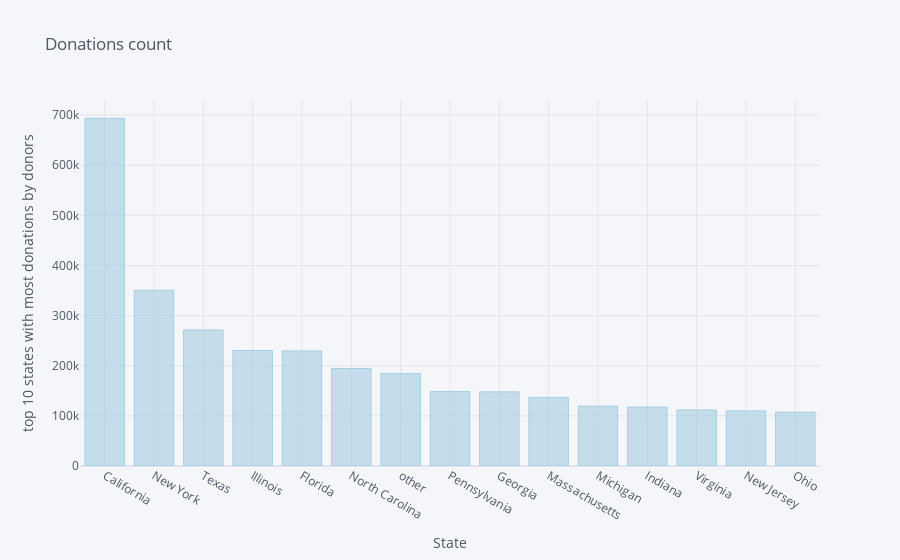

Notebook cell for this chart:
### Code cell
z.iplot(kind='bar' , xTitle='State',yTitle='top 10 states with most donations by donors',title='Donations count',colorscale='paired')

### Figure 1 — Plotly figure (JSON) as saved in the notebook; plotly's stock layout.template omitted (floating-point values rounded to 4 significant figures)
{"data": [{"marker": {"color": "rgba(166, 206, 227, 0.6)", "line": {"color": "rgba(166, 206, 227, 1.0)", "width": 1}}, "name": "Donation ID", "orientation": "v", "text": "", "type": "bar", "x": ["California", "New York", "Texas", "Illinois", "Florida", "North Carolina", "other", "Pennsylvania", "Georgia", "Massachusetts", "Michigan", "Indiana", "Virginia", "New Jersey", "Ohio"], "y": [693577, 350553, 271348, 230350, 229542, 194465, 184324, 148752, 147897, 136845, 119337, 117470, 111740, 109926, 107401]}], "layout": {"legend": {"bgcolor": "#F5F6F9", "font": {"color": "#4D5663"}}, "paper_bgcolor": "#F5F6F9", "plot_bgcolor": "#F5F6F9", "title": {"font": {"color": "#4D5663"}, "text": "Donations count"}, "xaxis": {"gridcolor": "#E1E5ED", "showgrid": true, "tickfont": {"color": "#4D5663"}, "title": {"font": {"color": "#4D5663"}, "text": "State"}, "zerolinecolor": "#E1E5ED"}, "yaxis": {"gridcolor": "#E1E5ED", "showgrid": true, "tickfont": {"color": "#4D5663"}, "title": {"font": {"color": "#4D5663"}, "text": "top 10 states with most donations by donors"}, "zerolinecolor": "#E1E5ED"}}}
